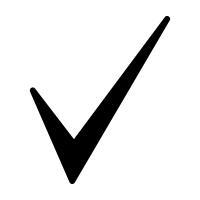
#> input picture GPTLIRAT/LIT-Backend/AlgorithmServer/AlgorithmServer/utils/VGG16/VGG16/data/test/_0aa893d4e6d1995a.jpg, 200 x 200 px
$ python layout.py ../AlgorithmServer/AlgorithmServer/utils/VGG16/VGG16/data/test/_0a789e1973e5b5e5.jpg ../AlgorithmServer/AlgorithmServer/utils/VGG16/VGG16/data/test/_0aa893d4e6d1995a.jpg   (older library calls are emulated)
#> lines starting #> are read from the running program, lines starting #| are printed output that depends on the picture; after the words box and inside, x2 and y2 are one past the last pixel; in counts of white or black regions, pixels touching at a corner belong together
#> in exec, img is the input picture: shape (200, 200, 3); min 0, max 255, mean 229.7
### GPTLIRAT/LIT-Backend/pythonScript/canny_ocr.py
import os
import sys
import cv2
import json
import numpy as np
from aip import AipOcr


def canny_boundings(image, canny_sigma=0.33, dilate_count=4):
#> called with canny_sigma = 0.33, dilate_count = 4
    gray = cv2.cvtColor(image, cv2.COLOR_BGR2GRAY)  #色彩空间转换
    v = np.median(gray)
#> v = 255
    lower_threshold = int(max(0, (1 - canny_sigma) * v))
#> lower_threshold = 170
    upper_threshold = int(min(255, (1 + canny_sigma) * v))
#> upper_threshold = 255
    img_binary = cv2.Canny(gray, lower_threshold, upper_threshold, -1)
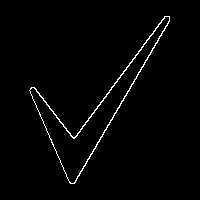
#> img_binary: shape (200, 200); 1.7% white in thin lines or dots, all inside (x1, y1, x2, y2) = (29, 16, 170, 184)
    img_dilated = cv2.dilate(img_binary, None, iterations=dilate_count)
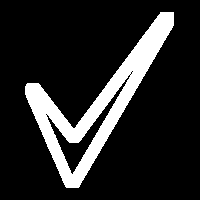
#> img_dilated: shape (200, 200); 15.3% white; 1 white region
    contours, _ = cv2.findContours(img_dilated, cv2.RETR_EXTERNAL, cv2.CHAIN_APPROX_SIMPLE)
#> contours = 1 contour; box (x1, y1, x2, y2) and area: (25, 12, 174, 188) 6986
    # Find bounding using contours.
    boundings = []
    for c in contours:
        boundings.append(cv2.boundingRect(c))
#> this loop made 1 pass
#> after the loop, boundings = [(25, 12, 149, 176)]
    return boundings


# [79 lines left out: functions ocr, deep_ocr, intersect, not called in this run]


def extract(image_path, use_ocr=False, threshold=.70):
    image = cv2.imread(image_path)
    assert image is not None, 'Cannot read the image file %s.' % image_path
    boundings = canny_boundings(image)
#> boundings = [(25, 12, 149, 176)]
    ocr_res = deep_ocr(image_path) if use_ocr else []
    mods = []
    for rect_o in ocr_res:
        best_match = (None, 0, 0, 0)
        for rect_c in boundings:
            ratio_o, ratio_c, ratio = intersect(rect_o, rect_c)
            if ratio > best_match[3]:
                best_match = (rect_c, ratio_o, ratio_c, ratio)
        rect_c, _, ratio_c, _ = best_match
        if rect_c is not None:
            if ratio_c > threshold:
                mods.append(('replace', rect_c, rect_o))
                for rect_cc in boundings:
                    if rect_cc == rect_c:
                        continue
                    _, ratio_cc, _ = intersect(rect_o, rect_cc)
                    if ratio_cc > threshold:
                        mods.append(('delete', rect_cc))
            else:
                mods.append(('add', rect_o))
        else:
            mods.append(('add', rect_o))
    for mod in set(mods):
        if mod[0] == 'replace':
            boundings[boundings.index(mod[1])] = mod[2]
        elif mod[0] == 'add':
            boundings.append(mod[1])
        elif mod[0] == 'delete':
            boundings.remove(mod[1])
    return boundings

### GPTLIRAT/LIT-Backend/pythonScript/layout.py
import cv2
import json
import canny_ocr
import numpy as np


def flat_bounding(image, canny_sigma=0.33, dilate_count=4):
    """
    Find external bounding of widgets in a screenshot.

    :param image: Input image of type `ndarray`.
    :param canny_sigma: Sigma parameter for canny to control the thresholds.
    :param dilate_count: Number of iterations to perform dilation.
    :return: A list of widget bounding.
        Each bounding is represented as (x, y, w, h) where (x, y) stands for the position
        of the top-left vertex of the bounding, and (w, h) stands for the width and height of the bounding.
    """
    v = np.median(image)
    img_binary = cv2.Canny(image, int(max(0, (1 - canny_sigma) * v)), int(min(255, (1 + canny_sigma) * v)))
    img_dilated = cv2.dilate(img_binary, None, iterations=dilate_count)
    _, contours, _ = cv2.findContours(img_dilated, cv2.RETR_EXTERNAL, cv2.CHAIN_APPROX_SIMPLE)
    bounding = []
    for c in contours:
        bounding.append(cv2.boundingRect(c))
    return bounding


def process_bounding(img, bounding_list):
    non_blanks = []
#> non_blanks = []
    for bounding in bounding_list:
        x, y, w, h = bounding
        node = img[y:y + h, x:x + w, :]
        if not np.count_nonzero(node) == 0 and not np.count_nonzero(255 - node) == 0:
            non_blanks.append(bounding)
#> this loop made 1 pass
#> pass 1, in process_bounding, `node = img[y:y + h, x:x + w, :]`:
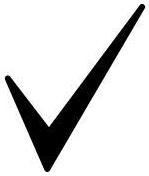
#> node: shape (176, 149, 3); min 0, max 255, mean 216.4
#> after the loop, non_blanks = [(25, 12, 149, 176)]

    enlarge_width = 5
    img_h, img_w, _ = img.shape
#> img_h = 200; img_w = 200
    enlarged_bounding = []
    for x, y, w, h in bounding_list:
        enlarged_x = max(0, x - enlarge_width)
        enlarged_y = max(0, y - enlarge_width)
        enlarged_w = min(w + 2 * enlarge_width, img_w - enlarged_x)
        enlarged_h = min(h + 2 * enlarge_width, img_h - enlarged_y)
        enlarged_bounding.append((enlarged_x, enlarged_y, enlarged_w, enlarged_h))
#> this loop made 1 pass
#> (x, y, w, h, enlarged_x, enlarged_y, enlarged_w, enlarged_h) on pass 1: (25, 12, 149, 176, 20, 7, 159, 186)
#> after the loop, enlarged_bounding = [(20, 7, 159, 186)]
    return enlarged_bounding


def layout(bounding, resolution):
    """
        Data Structure Generation
    """
    # Group Generation
    groups = group_generation(basic_row_generation(bounding), resolution)

    # Row & Column Generation.

    line_merge_threshold = 1.5
    column_merge_threshold = 1.5

    for group in groups:
        group[0][0][1] = group[1]
        group[0][-1][2] = group[2]
        #lines = sorted(set([row[1] for row in group[0]] + [row[2] for row in group[0]]))
        nodes = [(y, h) for node_row in group[0] for _, y, _, h in node_row[0]]
        lines = sorted(set([y for y, _ in nodes] + [y + h for y, h in nodes] + [group[1], group[2]]))
        merge_close_lines(lines, line_merge_threshold * resolution[1] / 100)
        lines[0] = group[1]
        lines[-1] = group[2]

        rows = []
        for top, bottom in zip(lines[:-1], lines[1:]):
            filtered_basic_rows = [row for row in group[0] if not (bottom <= row[1] or top >= row[2])]
            filtered_nodes = [(x, w) for row in filtered_basic_rows
                              for x, y, w, h in row[0] if not (y + h <= top or y >= bottom)]
            cols = sorted(set([x for x, _ in filtered_nodes] + [x + w for x, w in filtered_nodes]))
            if len(cols) == 0 or not cols[0] == 0:
                cols = [0] + cols
            if not cols[-1] == resolution[0]:
                cols.append(resolution[0])
            if len(cols) > 0:
                merge_close_lines(cols, column_merge_threshold * resolution[0] / 100)
                cols[0] = 0
                cols[-1] = resolution[0]
                cols = [[left, right] for left, right in zip(cols[:-1], cols[1:])]
            rows.append([cols, top, bottom])
        group[0] = rows

    return groups


def basic_row_generation(bounding):
    basic_rows = []
#> basic_rows = []
    for bounding in sorted(bounding, key=lambda b: b[1] + b[3] / 2):
        x, y, w, h = bounding
        center_y = y + h / 2
        found = False
        for row in basic_rows:
            ceiling = row[1]
            ground = row[2]
            if ceiling <= center_y <= ground:
                row[0].append(bounding)
                row[1] = min(ceiling, y)
                row[2] = max(ground, y + h)
                found = True
                break
        if not found:
            basic_rows.append([[bounding], y, y + h])
#> this loop made 1 pass
#> (x, y, w, h, center_y) on pass 1: (20, 7, 159, 186, 100)
#> after the loop, basic_rows = 1 item
    return basic_rows


def group_generation(basic_rows, resolution):
    # Initial Group generation.
#> called with resolution = (200, 200)
    groups = [[[row], row[1], row[2]] for row in basic_rows]
#> groups = 1 item
    surviving = [True] * len(groups)
#> surviving = [True]
    group_count = 0
    while not len(groups) == group_count:
        group_count = len(groups)
        for i, group_i in enumerate(groups):
            for j, group_j in enumerate(groups):
                if not i == j and surviving[j] and \
                        group_j[1] <= (group_i[1] + group_i[2]) / 2 <= group_j[2]:
                    group_j[0] += group_i[0]
                    group_j[1] = min(group_j[1], group_i[1])
                    group_j[2] = max(group_j[2], group_i[2])
                    surviving[i] = False
                    break
#> this loop made 1 pass
#> group_count on pass 1: 1
#> after the loop, group_j = 3 items
    groups = [group for i, group in enumerate(groups) if surviving[i]]

    # Group separation.
    for i, group_i in enumerate(groups):
        for group_j in groups[i + 1:]:
            if group_j[1] < group_i[2] < group_j[2]:
                group_i[2] = int((group_i[2] + group_j[1]) / 2)
                group_j[1] = group_i[2]
            elif group_j[1] < group_i[1] < group_j[2]:
                group_i[1] = int((group_i[1] + group_j[2]) / 2)
                group_j[2] = group_i[1]

    # Group simplification.
    if len(groups) > 0:
        groups[0][1] = 0  # The first group should be at the top.
        groups[-1][2] = resolution[1]  # The last group should be at the bottom.
    for prev, cur in zip(groups[:-1], groups[1:]):
        if prev[2] < cur[1]:
            cur[1] = int((prev[2] + cur[1]) / 2)
            prev[2] = cur[1]
#> this loop made 0 passes
    g_threshold = 1.5 * resolution[1] / 100
#> g_threshold = 3
    surviving = [True] * len(groups)
    for i in range(len(groups)):
        if groups[i][2] - groups[i][1] < g_threshold:
            if i - 1 < 0 and i + 1 < len(groups):
                groups[i + 1][0] += groups[i][0]
                groups[i + 1][1] = groups[i][1]
            elif i + 1 >= len(groups) and i - 1 >= 0:
                groups[i - 1][0] += groups[i][0]
                groups[i - 1][2] = groups[i][2]
            elif i - 1 >= 0 and i + 1 < len(groups):
                height_a = groups[i - 1][2] - groups[i - 1][1]
                height_b = groups[i + 1][2] - groups[i + 1][1]
                if height_a < height_b:
                    groups[i - 1][0] += groups[i][0]
                    groups[i - 1][2] = groups[i][2]
                else:
                    groups[i + 1][0] += groups[i][0]
                    groups[i + 1][1] = groups[i][1]
            surviving[i] = False
    return [group for i, group in enumerate(groups) if surviving[i]]


def merge_close_lines(lines, threshold=5):
    i = 0
    if len(lines) < 2:
        return
    first = lines[0]
    last = lines[-1]
    while i + 1 < len(lines):
        if lines[i + 1] - lines[i] < threshold:
            lines[i] = int((lines[i] + lines[i + 1]) / 2)
            lines.pop(i + 1)
        else:
            i += 1
    # In case it cannot form a row or a column.
    if len(lines) < 2:
        lines.clear()
        lines.extend([first, last])


def exec(record, path, coordinate):
    img = cv2.imread(path)
    groups = layout(process_bounding(img, canny_ocr.extract(path)), (img.shape[1], img.shape[0]))
#> in layout, `groups = group_generation(basic_row_generation(bounding), resolution)`: groups = 1 item
#> the loop in layout, `for group in groups:` made 1 pass
#> nodes on pass 1: [(7, 186)]
#> groups = 1 item
    if record:
        x = int(coordinate[0])
        y = int(coordinate[1])
        group_no, group = next((i, g) for i, g in enumerate(groups) if g[1] <= y < g[2])
        row_no, row = next((i, r) for i, r in enumerate(group[0]) if r[1] <= y < r[2])
        col_no = next(i for i, c in enumerate(row[0]) if c[0] <= x < c[1])
        return groups, (group_no, row_no, col_no)
    else:
#> (the run stopped early here; a loop or call above may not have finished)

$ run again, on GPTLIRAT/LIT-Backend/AlgorithmServer/AlgorithmServer/utils/VGG16/VGG16/data/test/_0aee1a1936677b9f.jpg
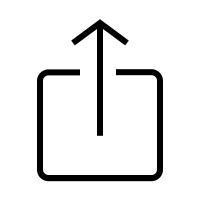
#> input picture GPTLIRAT/LIT-Backend/AlgorithmServer/AlgorithmServer/utils/VGG16/VGG16/data/test/_0aee1a1936677b9f.jpg, 200 x 200 px
#> in exec, img is the input picture: shape (200, 200, 3); min 0, max 255, mean 232.7
#> v = 255
#> lower_threshold = 170
#> upper_threshold = 255
#> in canny_boundings, `img_binary = cv2.Canny(gray, lower_threshold, upper_threshold, -1)`:
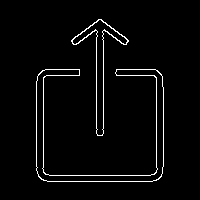
#> img_binary: shape (200, 200); 3.1% white in thin lines or dots, all inside (x1, y1, x2, y2) = (36, 19, 164, 182)
#> img_dilated: shape (200, 200); 23.6% white; 2 white regions
#> contours = 2 contours; box (x1, y1, x2, y2) and area: (32, 65, 168, 186) 6028, (67, 15, 133, 140) 2832
#> the loop in canny_boundings, `for c in contours:` made 2 passes
#> after the loop in canny_boundings, `for c in contours:`: boundings = [(32, 65, 136, 121), (67, 15, 66, 125)]
#> in process_bounding, `non_blanks = []`: non_blanks = []
#> the loop in process_bounding, `for bounding in bounding_list:` made 2 passes
#> pass 2, in process_bounding, `node = img[y:y + h, x:x + w, :]`:
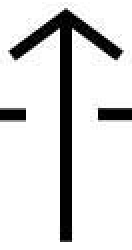
#> node: shape (125, 66, 3) (shown 2 times larger); min 0, max 255, mean 216.6
#> after the loop in process_bounding, `for bounding in bounding_list:`: non_blanks = [(32, 65, 136, 121), (67, 15, 66, 125)]
#> the loop in process_bounding, `for x, y, w, h in bounding_list:` made 2 passes
#> (x, y, w, h, enlarged_x, enlarged_y, enlarged_w, enlarged_h) on passes 1 to 2: (32, 65, 136, 121, 27, 60, 146, 131), (67, 15, 66, 125, 62, 10, 76, 135)
#> after the loop in process_bounding, `for x, y, w, h in bounding_list:`: enlarged_bounding = [(27, 60, 146, 131), (62, 10, 76, 135)]
#> in basic_row_generation, `basic_rows = []`: basic_rows = []
#> the loop in basic_row_generation, `for bounding in sorted(bounding, key=lambda b: b[1] + b[3] / 2):` made 2 passes
#> (x, y, w, h, center_y) on passes 1 to 2: (62, 10, 76, 135, 77.5), (27, 60, 146, 131, 125.5)
#> after the loop in basic_row_generation, `for bounding in sorted(bounding, key=lambda b: b[1] + b[3] / 2):`: basic_rows = 1 item; row = [[(62, 10, 76, 135), (27, 60, 146, 131)], 10, 191]
#> in group_generation, `groups = [[[row], row[1], row[2]] for row in basic_rows]`: groups = 1 item
#> surviving = [True]
#> the loop in group_generation, `while not len(groups) == group_count:` made 1 pass
#> group_count on pass 1: 1
#> after the loop in group_generation, `while not len(groups) == group_count:`: group_j = 3 items
#> the loop in group_generation, `for i, group_i in enumerate(groups):` made 1 pass
#> g_threshold = 3
#> the loop in group_generation, `for i in range(len(groups)):` made 1 pass
#> in layout, `groups = group_generation(basic_row_generation(bounding), resolution)`: groups = 1 item
#> the loop in layout, `for group in groups:` made 1 pass
#> nodes on pass 1: [(10, 135), (60, 131)]

$ run again, on GPTLIRAT/LIT-Backend/AlgorithmServer/AlgorithmServer/utils/VGG16/VGG16/data/test/_0b7dac2f314557e1.jpg
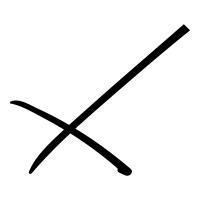
#> input picture GPTLIRAT/LIT-Backend/AlgorithmServer/AlgorithmServer/utils/VGG16/VGG16/data/test/_0b7dac2f314557e1.jpg, 200 x 200 px
#> in exec, img is the input picture: shape (200, 200, 3); min 0, max 255, mean 239.3
#> v = 255
#> lower_threshold = 170
#> upper_threshold = 255
#> in canny_boundings, `img_binary = cv2.Canny(gray, lower_threshold, upper_threshold, -1)`:
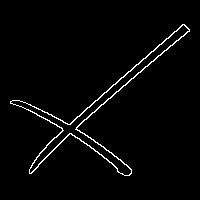
#> img_binary: shape (200, 200); 2.4% white in thin lines or dots, all inside (x1, y1, x2, y2) = (10, 24, 190, 176)
#> img_dilated: shape (200, 200); 17% white; 1 white region
#> contours = 1 contour; box (x1, y1, x2, y2) and area: (6, 20, 194, 180) 6504
#> the loop in canny_boundings, `for c in contours:` made 1 pass
#> after the loop in canny_boundings, `for c in contours:`: boundings = [(6, 20, 188, 160)]
#> in process_bounding, `non_blanks = []`: non_blanks = []
#> the loop in process_bounding, `for bounding in bounding_list:` made 1 pass
#> pass 1, in process_bounding, `node = img[y:y + h, x:x + w, :]`:
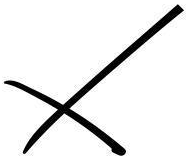
#> node: shape (160, 188, 3); min 0, max 255, mean 234.1
#> after the loop in process_bounding, `for bounding in bounding_list:`: non_blanks = [(6, 20, 188, 160)]
#> the loop in process_bounding, `for x, y, w, h in bounding_list:` made 1 pass
#> (x, y, w, h, enlarged_x, enlarged_y, enlarged_w, enlarged_h) on pass 1: (6, 20, 188, 160, 1, 15, 198, 170)
#> after the loop in process_bounding, `for x, y, w, h in bounding_list:`: enlarged_bounding = [(1, 15, 198, 170)]
#> in basic_row_generation, `basic_rows = []`: basic_rows = []
#> the loop in basic_row_generation, `for bounding in sorted(bounding, key=lambda b: b[1] + b[3] / 2):` made 1 pass
#> (x, y, w, h, center_y) on pass 1: (1, 15, 198, 170, 100)
#> after the loop in basic_row_generation, `for bounding in sorted(bounding, key=lambda b: b[1] + b[3] / 2):`: basic_rows = 1 item
#> surviving = [True]
#> the loop in group_generation, `while not len(groups) == group_count:` made 1 pass
#> group_count on pass 1: 1
#> after the loop in group_generation, `while not len(groups) == group_count:`: group_j = 3 items
#> the loop in group_generation, `for i, group_i in enumerate(groups):` made 1 pass
#> g_threshold = 3
#> the loop in group_generation, `for i in range(len(groups)):` made 1 pass
#> in layout, `groups = group_generation(basic_row_generation(bounding), resolution)`: groups = 1 item
#> the loop in layout, `for group in groups:` made 1 pass
#> nodes on pass 1: [(15, 170)]

$ run again, on GPTLIRAT/LIT-Backend/AlgorithmServer/AlgorithmServer/utils/VGG16/VGG16/data/test/_0bcd248de89ac57f.jpg
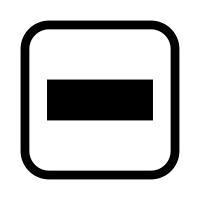
#> input picture GPTLIRAT/LIT-Backend/AlgorithmServer/AlgorithmServer/utils/VGG16/VGG16/data/test/_0bcd248de89ac57f.jpg, 200 x 200 px
#> in exec, img is the input picture: shape (200, 200, 3); min 0, max 255, mean 196
#> v = 255
#> lower_threshold = 170
#> upper_threshold = 255
#> in canny_boundings, `img_binary = cv2.Canny(gray, lower_threshold, upper_threshold, -1)`:
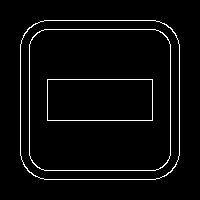
#> img_binary: shape (200, 200); 3.6% white in thin lines or dots, all inside (x1, y1, x2, y2) = (20, 20, 180, 180)
#> img_dilated: shape (200, 200); 32.5% white; 2 white regions
#> contours = 1 contour; box (x1, y1, x2, y2) and area: (16, 16, 184, 184) 27201
#> the loop in canny_boundings, `for c in contours:` made 1 pass
#> after the loop in canny_boundings, `for c in contours:`: boundings = [(16, 16, 168, 168)]
#> in process_bounding, `non_blanks = []`: non_blanks = []
#> the loop in process_bounding, `for bounding in bounding_list:` made 1 pass
#> pass 1, in process_bounding, `node = img[y:y + h, x:x + w, :]`:
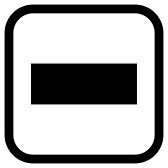
#> node: shape (168, 168, 3); min 0, max 255, mean 171.4
#> after the loop in process_bounding, `for bounding in bounding_list:`: non_blanks = [(16, 16, 168, 168)]
#> the loop in process_bounding, `for x, y, w, h in bounding_list:` made 1 pass
#> (x, y, w, h, enlarged_x, enlarged_y, enlarged_w, enlarged_h) on pass 1: (16, 16, 168, 168, 11, 11, 178, 178)
#> after the loop in process_bounding, `for x, y, w, h in bounding_list:`: enlarged_bounding = [(11, 11, 178, 178)]
#> in basic_row_generation, `basic_rows = []`: basic_rows = []
#> the loop in basic_row_generation, `for bounding in sorted(bounding, key=lambda b: b[1] + b[3] / 2):` made 1 pass
#> (x, y, w, h, center_y) on pass 1: (11, 11, 178, 178, 100)
#> after the loop in basic_row_generation, `for bounding in sorted(bounding, key=lambda b: b[1] + b[3] / 2):`: basic_rows = 1 item
#> surviving = [True]
#> the loop in group_generation, `while not len(groups) == group_count:` made 1 pass
#> group_count on pass 1: 1
#> after the loop in group_generation, `while not len(groups) == group_count:`: group_j = 3 items
#> the loop in group_generation, `for i, group_i in enumerate(groups):` made 1 pass
#> g_threshold = 3
#> the loop in group_generation, `for i in range(len(groups)):` made 1 pass
#> in layout, `groups = group_generation(basic_row_generation(bounding), resolution)`: groups = 1 item
#> the loop in layout, `for group in groups:` made 1 pass
#> nodes on pass 1: [(11, 178)]
